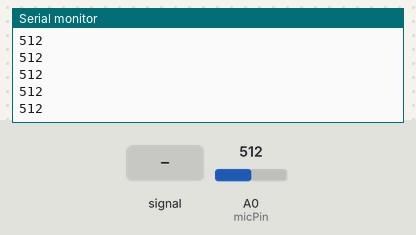
The sketch below on a simulated Arduino Uno, built with avr-gcc and run on an emulated ATmega328P. Parts: the last lines printed to the serial monitor. Inputs (shaded band) come from the test bench; at power-on: A0 (micPin) = 512.

Above: at 1.2 s.
1.3 s: A0 (micPin) fed a 200 Hz sine of ±81 counts around its level
At 2.1 s:
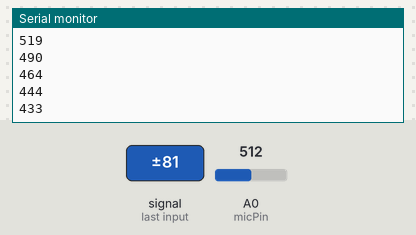
2.8 s: A0 (micPin) set to 716
At 3.9 s:
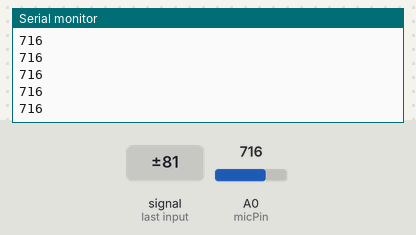
4.3 s: A0 (micPin) fed a 1000 Hz sine of ±255 counts around its level
5.8 s: A0 (micPin) set to 1023
At 6.4 s:
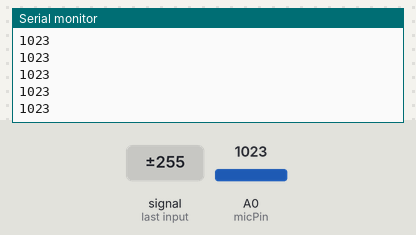
Timing chart, 0 to 8.3 s (numbered marks = the images above; inputs shaded):
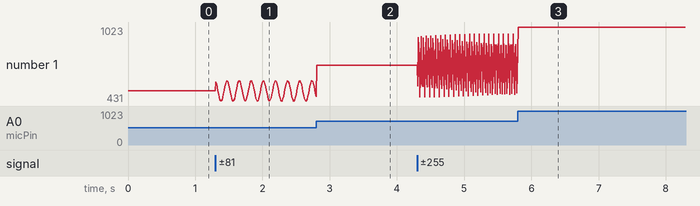

Measured:
- after the input at 1.3 s, the serial monitor: prints a new line at once (image 1)
- plotted number 1: 512 → 467 after the input at 1.3 s

The sketch:

Microphone_SerialPrint.ino
```cpp
const int micPin = A0;  // Der analoge Ausgang des Mikrofons ist an A0 angeschlossen

void setup() {
  Serial.begin(9600);
  pinMode(micPin, INPUT);
}

void loop() {
  int micValue = analogRead(micPin);  // Liest den analogen Wert des Mikrofons
  Serial.println(micValue);            // Sendet den Wert über die serielle Schnittstelle
  delay(10);                           // Kurze Verzögerung zwischen den Messungen
}
```
